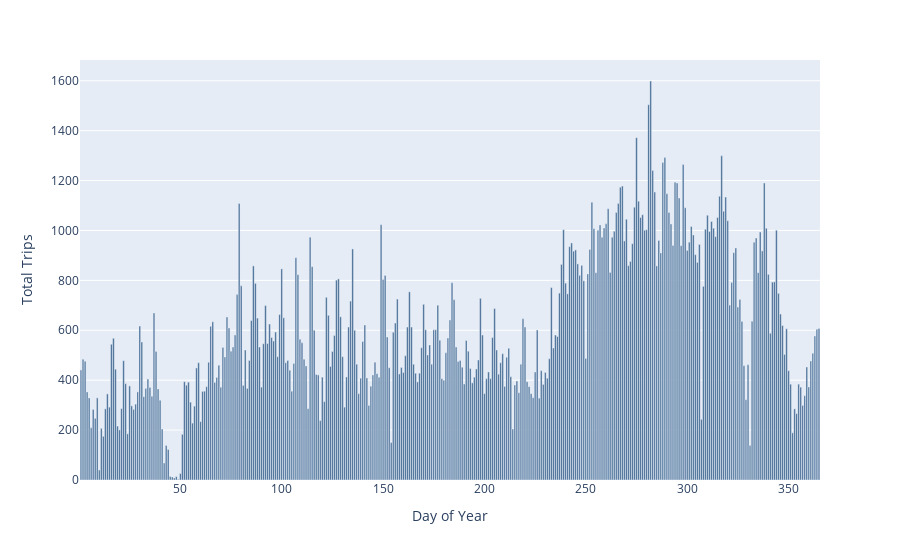

The notebook cell this image was saved under:
### Code cell
days_color = [color_2021]*365

figB = px.bar(
    trips_2021, #dataframe
    x=[list(range(1,366))], # x
    y=trips_2021.groupby(['Day_of_Year']).size(),#y
    labels={"value": "Day of Year", "y": "Total Trips"}, 
    color=days_color,
    color_discrete_map="identity",
    orientation="v"  
)
  
figB

### Figure 1 — Plotly figure (JSON) as saved in the notebook; plotly's stock layout.template omitted (floating-point values rounded to 4 significant figures; data arrays with more than 128 entries replaced by an {"elided": "..."} marker saying what was removed)
{"data": [{"alignmentgroup": "True", "hovertemplate": "Day of Year=%{x}<br>Total Trips=%{y}<extra></extra>", "legendgroup": "", "marker": {"color": "#38618c", "pattern": {"shape": ""}}, "name": "", "offsetgroup": "", "orientation": "v", "showlegend": false, "textposition": "auto", "type": "bar", "x": {"elided": "365 int values"}, "xaxis": "x", "y": {"elided": "365 int values"}, "yaxis": "y"}], "layout": {"barmode": "relative", "legend": {"tracegroupgap": 0}, "margin": {"t": 60}, "xaxis": {"anchor": "y", "domain": [0, 1], "title": {"text": "Day of Year"}}, "yaxis": {"anchor": "x", "domain": [0, 1], "title": {"text": "Total Trips"}}}}
